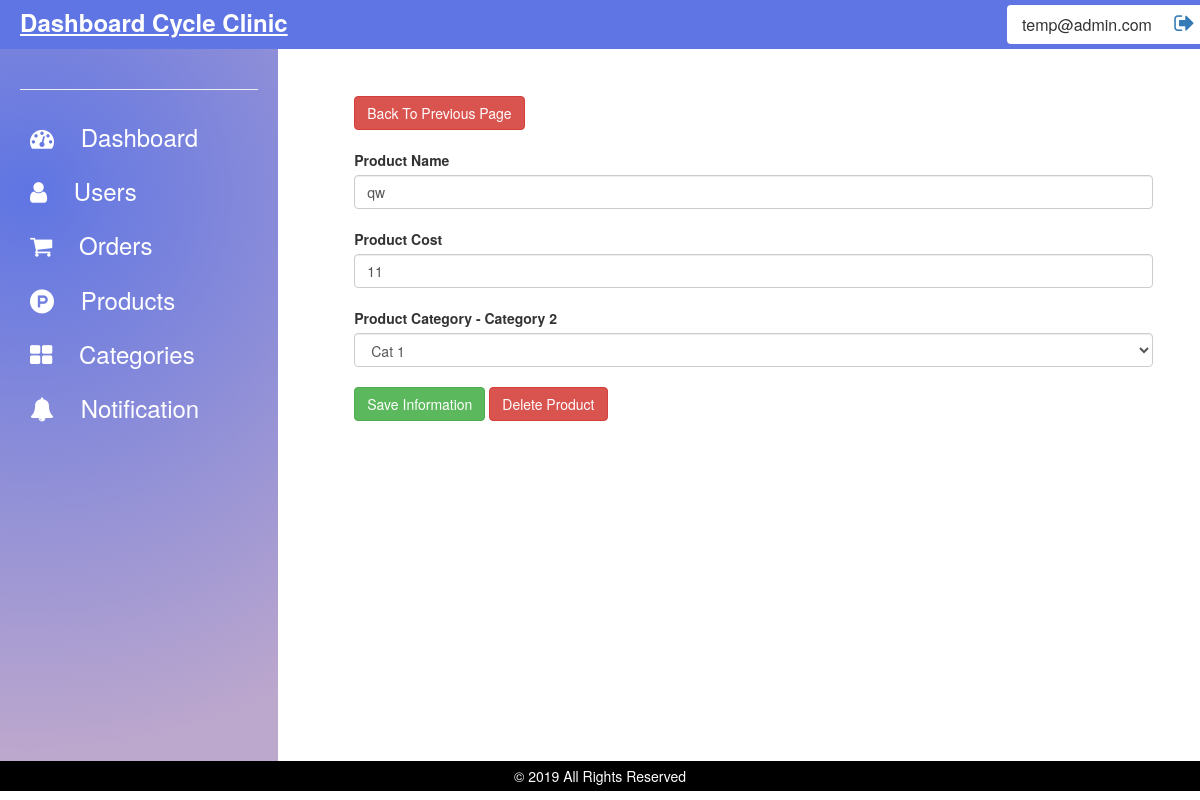
/editproduct.php?id=6 (signed in), run on the app's committed database.
### tables this page shows
CREATE TABLE `addons` (
  `id` int(11) NOT NULL,
  `name` varchar(1100) NOT NULL,
  `image` varchar(1100) NOT NULL,
  `price` int(11) NOT NULL,
  `catid` int(11) NOT NULL
);

CREATE TABLE `category` (
  `id` int(11) NOT NULL,
  `name` varchar(1100) NOT NULL,
  `image` text NOT NULL,
  `status` int(11) NOT NULL
);

### editproduct.php (the view, shortened to what this page needs)
<?php
include_once "api/connection.php";
include_once "layout/base.php";
$id = "";
if (isset($_GET['id']))
    $id = $_GET['id'];
?>
<!DOCTYPE html>
<html lang="en">
<head>
    <link rel="stylesheet" href="https://maxcdn.bootstrapcdn.com/bootstrap/3.4.0/css/bootstrap.min.css">
    <link rel="stylesheet" href="https://cdnjs.cloudflare.com/ajax/libs/font-awesome/4.7.0/css/font-awesome.min.css">
</head>
<body>
    <div class="row">
        <div class="col-md-3 col-xs-3">
        </div>
        <div class="col-md-9 col-xs-9">
            <div id="contetMain">
                <a href="product.php">
                    <div class="btn btn-danger">
                        Back To Previous Page
                    </div>
                </a>
                <?php
                if ($id == "")
                    echo "<center><p style='color: #f00;'>Connot Fatch User Id, Please Try Again.</p></center>";
                else {
                    $sql = "SELECT * FROM `addons` WHERE `id` = '$id' ";
                    $result = mysqli_query($con, $sql);
                    if (mysqli_num_rows($result) > 0) {
                        while ($row = mysqli_fetch_array($result)) {
                            $catid = $row[4];
                            echo '
                        <br> <br>
                <form action="editproduct.php" method="POST">
                    <label>Product Name</label>
                    <input type="text" name="name" class="form-control" placeholder="Product Name" value="' . $row[1] . '" required />
                    <br>
                    <label>Product Cost</label>
                    <input type="text" name="price" class="form-control" placeholder="Product Cost" value="' . $row[3] . '" required />
                    <br>
                    ';
                            $sql2 = "SELECT * FROM `category` WHERE `id` = '$catid' ";
                            $result2 = mysqli_query($con, $sql2);
                            $row2 = mysqli_fetch_array($result2);
                            $category = $row2[1];
                            echo "<label>Product Category - $category</label>";
                            echo '<select name="category" class="form-control">';
                            $sql1 = "SELECT * FROM `category` ";
                            $result1 = mysqli_query($con, $sql1);
                            if (mysqli_num_rows($result) > 0) {
                                while ($row1 = mysqli_fetch_array($result1)) {
                                    echo "<option value='$row1[0]'>$row1[1]</option>";
                                }
                            }
                            echo '</select>
                    <br>
                    <input type="hidden" name="id" value="' . $id . '" />
                    <input type="submit" name="submit" class="btn btn-success" value="Save Information" />
                    <input type="submit" name="delete" class="btn btn-danger" value="Delete Product" />
                </form>
                        ';
                        }
                    }
                }
                ?>
            </div>
        </div>
    </div>
</body>
</html>

### css/base.css (style rules this page uses)
body { overflow: hidden; margin: 0px; }
#contetMain { margin: 3%; height: 80%; overflow-y: auto; padding: 20px; }

### data on the page
addons: name "qw", price "11", category.name "Category 2"

### other printed values
$useremail "temp@admin.com"
form field category "Cat 1"
